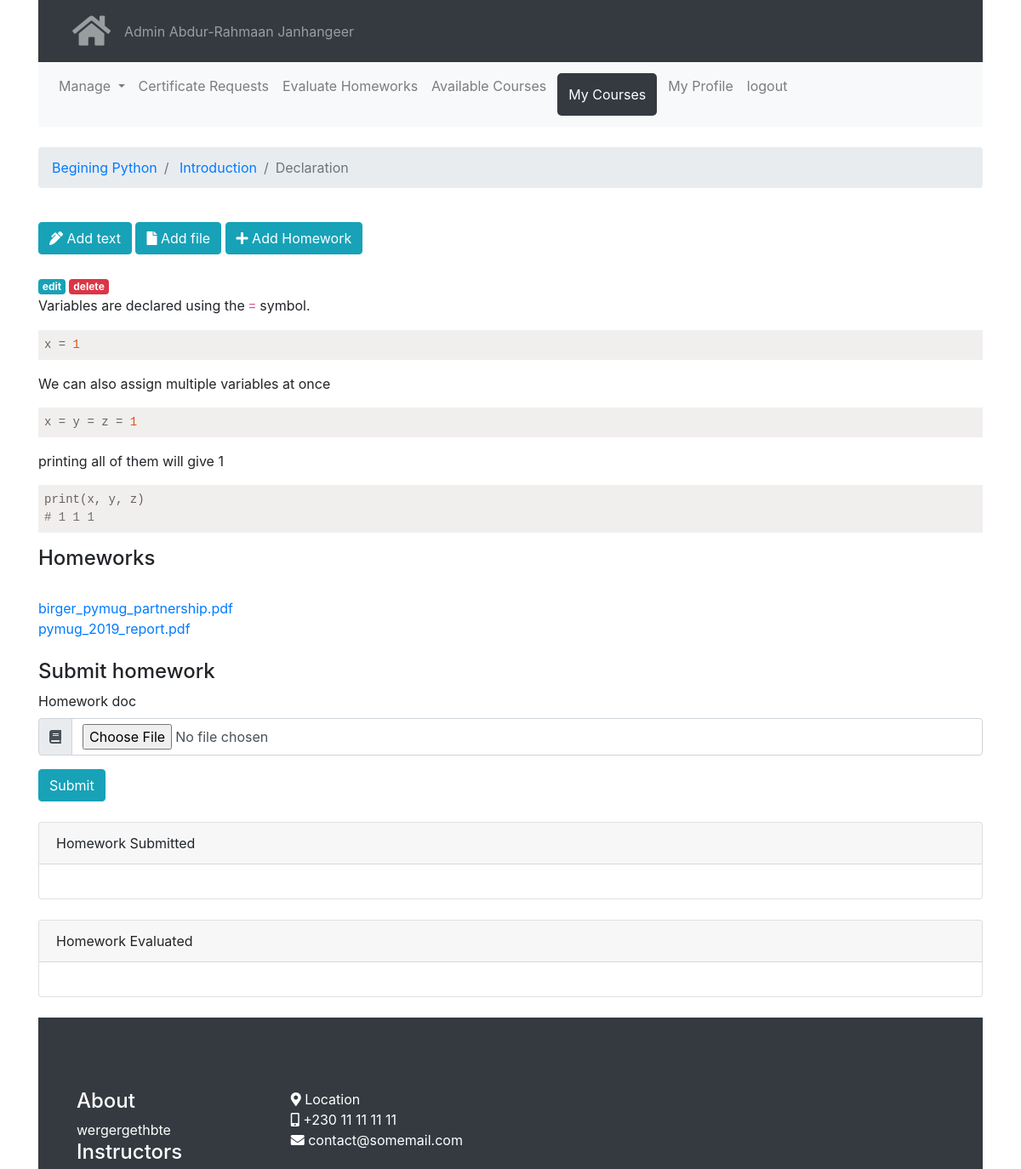
The page /course/subsection/1 (signed in, upper part) on the database as committed earlier.
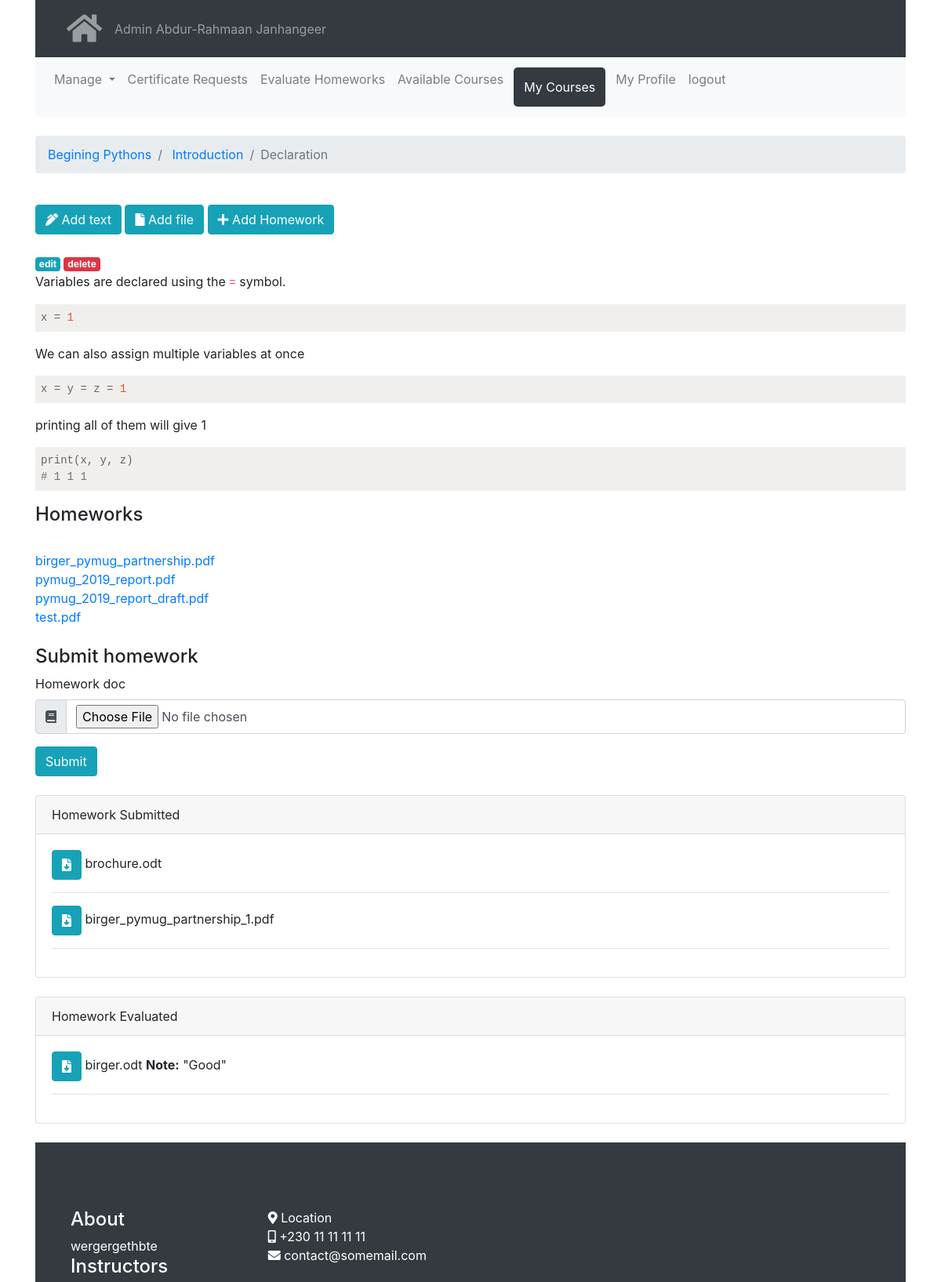
The same page on the database as committed later.
### modules/course/models.py (models this page shows, shortened)
class Course(db.Model):
    __tablename__ = 'courses'
    id = db.Column(db.Integer, primary_key=True)
    name = db.Column(db.String(100))
    created_date = db.Column(db.DateTime, default=datetime.now())
    teacher_id = db.Column(db.Integer, db.ForeignKey('users.id'),
        nullable=False)
    sections = db.relationship('Section', backref='course', lazy=True,
        cascade="all, delete, delete-orphan")
    def delete(self):
        db.session.delete(self)
        db.session.commit()

class Resource(db.Model):
    __tablename__ = 'resources'
    id = db.Column(db.Integer, primary_key=True)
    type = db.Column(db.String(100), default='text')
    filename = db.Column(db.String(100))
    path = db.Column(db.String(100))
    text = db.Column(db.Text)
    sub_section_id = db.Column(db.Integer, db.ForeignKey('sub_sections.id'),
        nullable=False)

class Homework(db.Model):
    __tablename__ = 'homeworks'
    id = db.Column(db.Integer, primary_key=True)
    subsection_id = db.Column(db.Integer, db.ForeignKey('sub_sections.id'),
        nullable=False)
    filename = db.Column(db.String(100)) # uploads/homework/

class HomeworkSubmission(db.Model):
    __tablename__ = 'homework_submissions'
    id = db.Column(db.Integer, primary_key=True)
    course_taker_id = db.Column(db.Integer, db.ForeignKey('users.id'),
        nullable=False)
    subsection_id = db.Column(db.Integer, db.ForeignKey('sub_sections.id'),
        nullable=False)
    filename = db.Column(db.String(100))

class HomeworkEvaluation(db.Model):
    __tablename__ = 'homework_evaluations'
    id = db.Column(db.Integer, primary_key=True)
    course_taker_id = db.Column(db.Integer, db.ForeignKey('users.id'),
        nullable=False)
    subsection_id = db.Column(db.Integer, db.ForeignKey('sub_sections.id'),
        nullable=False)
    notes = db.Column(db.String(100))
    filename = db.Column(db.String(100))

### modules/course/view.py (the view)
@course_blueprint.route("/subsection/<subsection_id>", methods=['GET', 'POST'])
@login_required
def view_subsection(subsection_id):
    context = base_context()
    subsection = SubSection.query.get(subsection_id)
    context['subsection'] = subsection
    context['render_md'] = render_md
    context['course'] = subsection.section.course
    submit_hwork_form = SubmitHomeworkForm()
    context['submit_hwork_form'] = submit_hwork_form
    context['user_homeworks_submitted'] = HomeworkSubmission.query.filter(
        (HomeworkSubmission.course_taker_id == current_user.id) &
        (HomeworkSubmission.subsection_id == subsection_id)
        ).all()
    context['user_homeworks_evaluated'] = HomeworkEvaluation.query.filter(
        (HomeworkEvaluation.course_taker_id == current_user.id) &
        (HomeworkEvaluation.subsection_id == subsection_id)
        ).all()
    return render_template('course/view_subsection.html', **context)

### modules/course/forms.py
class SubmitHomeworkForm(FlaskForm):
    homework_submit = FileField('Homework doc', validators=[
        FileAllowed(docs, 'Doc must be a pdf, docx or odf'),
        FileRequired('File was empty!')
        ],
        render_kw={
            'class':'form-control',
            'autocomplete':'off',
            }
        )
    submit = SubmitField('Submit',
        render_kw={
            'class':'btn btn-info'
            }
        )

### shopyoapi/enhance.py (called while the page is built)
def base_context():
    base_context = {
        'MESSAGE': '',
        'current_user': current_user,
        'User': User
    }
    return base_context.copy()

### userapi/renders.py (called while the page is built)
def render_md(mdtext):
    extensions = ['extra', 'smarty']
    html = markdown.markdown(mdtext, extensions=extensions, output_format='html5')
    return html

### modules/course/templates/course/view_subsection.html (shortened to what this page needs)
{% extends "base/base.html" %}
{% block pagehead %}
<link rel="stylesheet"
  href="/static/highlightjs/styles/atelier-forest-light.css">
{% endblock %}
{% block content %}
{%set active_page='my_courses'%}
{%include 'course/partials/nav.html'%}
<br>
{% set section = subsection.section%}
<nav aria-label="breadcrumb">
  <ol class="breadcrumb">
    <li class="breadcrumb-item"><a href="{{url_for('course.view', course_id=section.course.id)}}">
        {{section.course.name}}</a></li>
    <li class="breadcrumb-item"><a href="{{url_for('course.view', course_id=section.course.id)}}">
        {{subsection.section.name}}</a></li>
    <li class="breadcrumb-item active" aria-current="page">{{subsection.name}}</li>
  </ol>
</nav>
<br>
{%if course.teacher_id == current_user.id or current_user.role == 'admin'%}
<a class="btn btn-info"
  href="{{url_for('course.subsection_add_text', subsection_id=subsection.id)}}">
  <i class="fa fa-pen-alt"></i> Add text</a>
<a class="btn btn-info"
  href="">
  <i class="fa fa-file"></i> Add file</a>
<a class="btn btn-info"
  href="{{url_for('course.subsection_add_homework', subsection_id=subsection.id)}}">
  <i class="fa fa-plus"></i> Add Homework</a>
{%endif%}
<br><br>
{%for resource in subsection.resources%}
    {%if current_user.id == subsection.section.course.teacher_id or current_user.role == 'admin'%}
    <a
      class="badge badge-info"
      href="">
      edit
    </a>
    <a
      class="badge badge-danger"
      href="{{url_for('course.resource_delete', resource_id=resource.id)}}">
      delete
    </a>
    {%endif%}
    <br>
    {%if resource.type == 'text'%}
        {{ render_md(resource.text) | safe }}
    {%endif%}
{%endfor%}
<h4>Homeworks</h4>
<br>
{%for hwork in subsection.homeworks%}
    <a href="{{url_for('cdn.homework', hwork_id=hwork.id) }}">{{hwork.filename}}</a> <br>
{%endfor%}
<br>
<h4>Submit homework</h4>
<form
  action="{{url_for('course.subsection_submit_homework_check', subsection_id=subsection.id)}}"
  method="POST"
  enctype="multipart/form-data">
<div class="form-field">
{{ submit_hwork_form.homework_submit.label }} <br>
<div class="input-group mb-3">
    <div class="input-group-prepend">
        <span class="input-group-text"><i class="fa fa-book"></i></span>
    </div>
    {{ submit_hwork_form.homework_submit }}
</div>
{{ submit_hwork_form.submit }}
</form>
<br><br>
<div class="card">
  <div class="card-header">
    Homework Submitted
  </div>
  <div class="card-body">
    {%for submission in user_homeworks_submitted%}
      <a
        class="btn btn-info"
        href="{{url_for('cdn.homework_submitted', submission_id=submission.id)}}">
        <i class="fa fa-file-download"></i>
      </a>
      {{submission.filename}}
      <hr>
    {%endfor%}
  </div>
</div>
<br>
<div class="card">
  <div class="card-header">
    Homework Evaluated
  </div>
  <div class="card-body">
    {%for evaluation in user_homeworks_evaluated%}
      <a
        class="btn btn-info"
        href="{{url_for('cdn.homework_evaluated', evaluation_id=evaluation.id)}}">
        <i class="fa fa-file-download"></i>
      </a>
      {{evaluation.filename}} <b>Note:</b> "{{evaluation.notes}}"
      <hr>
    {%endfor%}
  </div>
</div>
{% endblock %}

Rows that differ between the two databases and show on the page:
changed Course: course.name "Begining Python" → "Begining Pythons"
added Homework: filename "pymug_2019_report_draft.pdf"
added Homework: filename "test.pdf"
added HomeworkSubmission: filename "brochure.odt"
added HomeworkSubmission: filename "birger_pymug_partnership_1.pdf"
added HomeworkEvaluation: filename "birger.odt", notes "Good"
